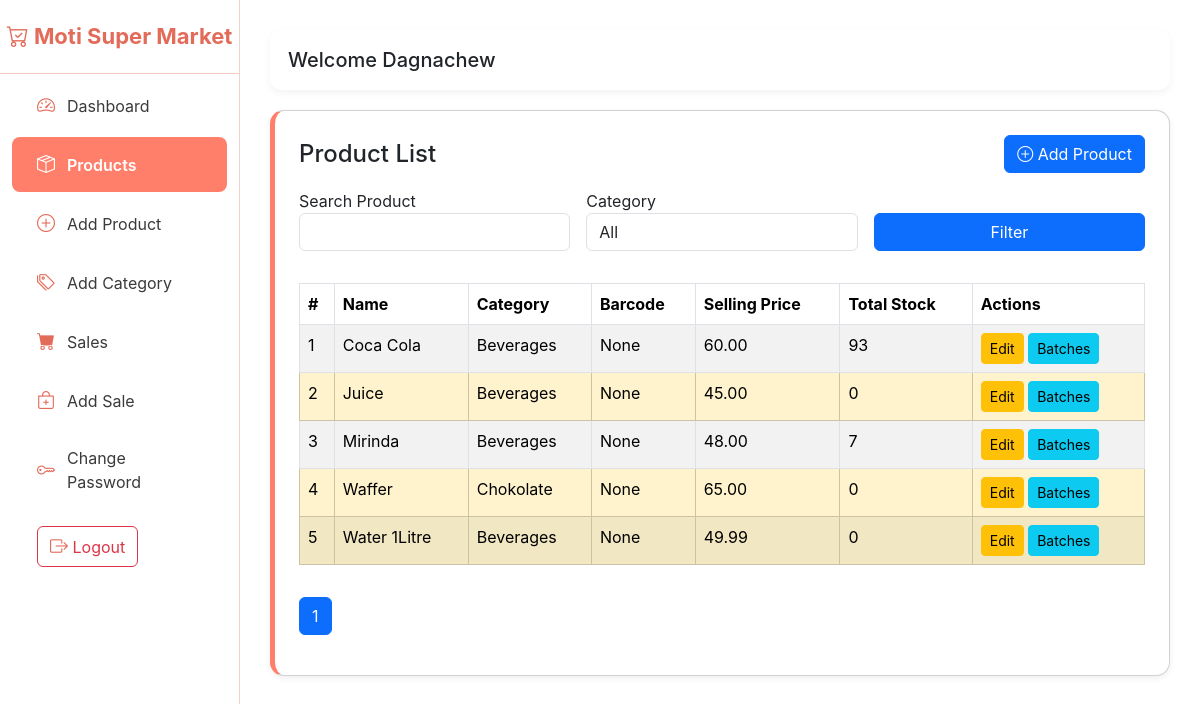
The page /products/ (signed in) on the database its author committed.
### authentication/models.py (models this page shows, shortened)
class CustomUser(AbstractUser):
    class UserType(models.TextChoices):
        ADMIN = "admin", "Admin"
        CASHIER = "cashier", "Cashier"
    user_type = models.CharField(
        max_length=20,
        choices=UserType.choices,
        default=UserType.CASHIER
    )
    middle_name = models.CharField(max_length=100, null=True, blank=True)
    company = models.ForeignKey(Company, on_delete=models.CASCADE)

### myapp/models.py (models this page shows, shortened)
class Product(models.Model):
    name = models.CharField(max_length=200)
    category = models.ForeignKey(Category, on_delete=models.SET_NULL, null=True)
    barcode = models.CharField(max_length=100, blank=True, null=True)
    selling_price = models.DecimalField(max_digits=10, decimal_places=2)
    low_stock_threshold = models.PositiveIntegerField(default=10)  # NEW FIELD
    created_at = models.DateTimeField(auto_now_add=True)
    @property
    def total_stock(self):
        return self.batches.aggregate(total=models.Sum('quantity'))['total'] or 0

class Category(models.Model):
    name = models.CharField(max_length=100, unique=True)
    description = models.TextField(blank=True, null=True)

### myapp/views.py (the view, shortened to what this page needs)
# urls.py: path('products/', views.product_list, name='products'),
@login_required(login_url='/accounts/login')
@user_passes_test(is_admin)
def product_list(request):
    search = request.GET.get('search', '').strip()
    category = request.GET.get('category')
    filter_type = request.GET.get('filter')  # low_stock | near_expiry
    products = Product.objects.all().order_by('name')
    if search:
        products = products.filter(
            Q(name__icontains=search) |
            Q(barcode__icontains=search)
        )
    if category:
        products = products.filter(category_id=category)
    if filter_type == "low_stock":
        products = [p for p in products if p.low_stock]
    paginator = Paginator(products, 10)
    page_number = request.GET.get("page")
    page_obj = paginator.get_page(page_number)
    categories = Category.objects.all()
    context = {
        'page_obj': page_obj,
        'categories': categories,
        'values': request.GET,
        'filter': filter_type,
    }
    return render(request, 'products.html', context)

### authentication/views.py (called while the page is built)
def is_admin(user):
    return user.user_type == 'admin'

### template/products.html (shortened to what this page needs)
{% extends 'base.html' %}
{% block content %}
<div class="card card-simple p-4">
    <div class="d-flex justify-content-between align-items-center mb-3">
        <h4 class="m-0">Product List</h4>
        <a href="{% url 'add_product' %}" class="btn btn-primary">
            <i class="bi bi-plus-circle"></i> Add Product
        </a>
    </div>
    <form method="GET" class="row g-3 mb-3">
        <div class="col-md-4 position-relative">
            <label>Search Product</label>
            <input type="text" id="product_input" name="search" value="{{ values.search }}" class="form-control" autocomplete="off">
        </div>
        <div class="col-md-4">
            <label>Category</label>
            <select name="category" class="form-control">
                <option value="">All</option>
            </select>
        </div>
        <div class="col-md-4 d-flex align-items-end">
            <button class="btn btn-primary w-100">Filter</button>
        </div>
    </form>
    <table class="table table-striped table-bordered mt-3">
        <thead>
            <tr>
                <th>#</th>
                <th>Name</th>
                <th>Category</th>
                <th>Barcode</th>
                <th>Selling Price</th>
                <th>Total Stock</th>
                <th>Actions</th>
            </tr>
        </thead>
        <tbody>
            {% for product in page_obj %}
            <tr class="{% if product.is_expired %}table-danger{% elif product.total_stock < 5 %}table-warning{% endif %}">
                <td>{{ forloop.counter }}</td>
                <td>{{ product.name }}</td>
                <td>{{ product.category.name }}</td>
                <td>{{ product.barcode }}</td>
                <td>{{ product.selling_price }}</td>
                <td>{{ product.total_stock }}</td>
                <td>
                    <a href="{% url 'edit_product' product.id %}" class="btn btn-warning btn-sm">Edit</a>
                    <a href="{% url 'product_batches' product.id %}" class="btn btn-info btn-sm">Batches</a>
                </td>
            </tr>
            {% empty %}
            <tr>
                <td colspan="7" class="text-center">No products found.</td>
            </tr>
            {% endfor %}
        </tbody>
    </table>
    <nav>
        <ul class="pagination mt-3">
            {% for num in page_obj.paginator.page_range %}
                <li class="page-item {% if page_obj.number == num %}active{% endif %}">
                    <a class="page-link" href="?page={{ num }}">{{ num }}</a>
                </li>
            {% endfor %}
        </ul>
    </nav>
</div>
{% endblock %}

### template/base.html (shortened to what this page needs)
<!DOCTYPE html>
<html lang="en">
<head>
    <link href="https://cdn.jsdelivr.net/npm/bootstrap@5.3.3/dist/css/bootstrap.min.css" rel="stylesheet">
    <link href="https://cdn.jsdelivr.net/npm/bootstrap-icons@1.10.5/font/bootstrap-icons.css" rel="stylesheet">
</head>
<body>
    <div class="sidebar">
        <div class="brand">
            <i class="bi bi-cart-check"></i> Moti Super Market
        </div>
        <a href="{% url 'home' %}" class="{% if request.resolver_match.url_name == 'cashier_view'  %}active{% endif %}">
            <i class="bi bi-speedometer2"></i> Dashboard
        </a>
        <a href="{% url 'products' %}" class="{% if request.resolver_match.url_name == 'products' %}active{% endif %}">
    <i class="bi bi-box-seam"></i> Products</a>
        <a href="{% url 'add_product' %}" class="{% if request.resolver_match.url_name == 'add_product' %}active{% endif %}">
            <i class="bi bi-plus-circle"></i> Add Product
        </a>
        <a href="{% url 'add_category' %}" class="{% if request.resolver_match.url_name == 'add_category' %}active{% endif %}">
    <i class="bi bi-tags"></i> Add Category
</a>
        <a href="{% url 'sales' %}" class="{% if request.resolver_match.url_name == 'sales' %}active{% endif %}">
            <i class="bi bi-cart-fill"></i> Sales
        </a>
        <a href="{% url 'add_sale' %}" class="{% if request.resolver_match.url_name == 'add_sale' %}active{% endif %}">
            <i class="bi bi-bag-plus"></i> Add Sale
        </a>
            <a href="{% url 'password_change' %}">
            <i class="bi bi-key"></i> Change Password
        </a>
        <a>
            <form method="POST" action="{% url 'logout' %}">
                <button type="submit" class="btn btn-outline-danger">
                    <i class="bi bi-box-arrow-right"></i> Logout
                </button>
            </form>
        </a>
    </div>
    <div class="main-content">
        <div class="top-bar">
            <h5 class="m-0">Welcome {{request.user.first_name}}</h5>
        </div>
        <div>
            {% block content %}
            {% endblock %}
        </div>
    </div>
</body>
</html>

### template/base.html (style rules this page uses)
:root { --coral: #ff7f6b; --coral-dark: #e36b59; --coral-light: #ff9e8c; --sidebar-bg: white; --sidebar-text: #3a3a3a; --sidebar-hover: #ffe5e0; --accent: #ff7f6b; }
body { font-family: 'Inter', sans-serif; }
.sidebar { width: 240px; height: 100vh; background: var(--sidebar-bg); border-right: 1px solid #f0d3cd; padding-top: 20px; position: fixed; }
.sidebar .brand { font-size: 22px; font-weight: 700; color: var(--coral-dark); text-align: center; padding-bottom: 20px; border-bottom: 1px solid #f3c9c2; }
.sidebar a { color: var(--sidebar-text); padding: 14px 25px; display: flex; align-items: center; gap: 12px; font-size: 16px; text-decoration: none; transition: 0.25s; border-radius: 8px; margin: 4px 12px; }
.sidebar a i { font-size: 18px; color: var(--coral-dark); }
.sidebar a.active { background: var(--coral); color: white; font-weight: 600; }
.sidebar a.active i { color: white; }
.main-content { margin-left: 240px; padding: 30px; }
.top-bar { background: white; padding: 18px; border-radius: 12px; box-shadow: 0 3px 8px rgba(0,0,0,0.05); margin-bottom: 20px; }
.card-simple { border-radius: 14px; background: white; padding: 20px; box-shadow: 0 2px 6px rgba(0,0,0,0.07); border-left: 5px solid var(--coral); }

### rows shown on the page
CustomUser: user.first_name "Dagnachew"
Product: name "Coca Cola", category.name "Beverages", barcode "None", selling_price "60.00", total_stock "93"
Product: name "Juice", category.name "Beverages", barcode "None", selling_price "45.00", total_stock "0"
Product: name "Mirinda", category.name "Beverages", barcode "None", selling_price "48.00", total_stock "7"
Product: name "Waffer", category.name "Chokolate", barcode "None", selling_price "65.00", total_stock "0"
Product: name "Water 1Litre", category.name "Beverages", barcode "None", selling_price "49.99", total_stock "0"

### other values the page prints
{{ num }} "1"
